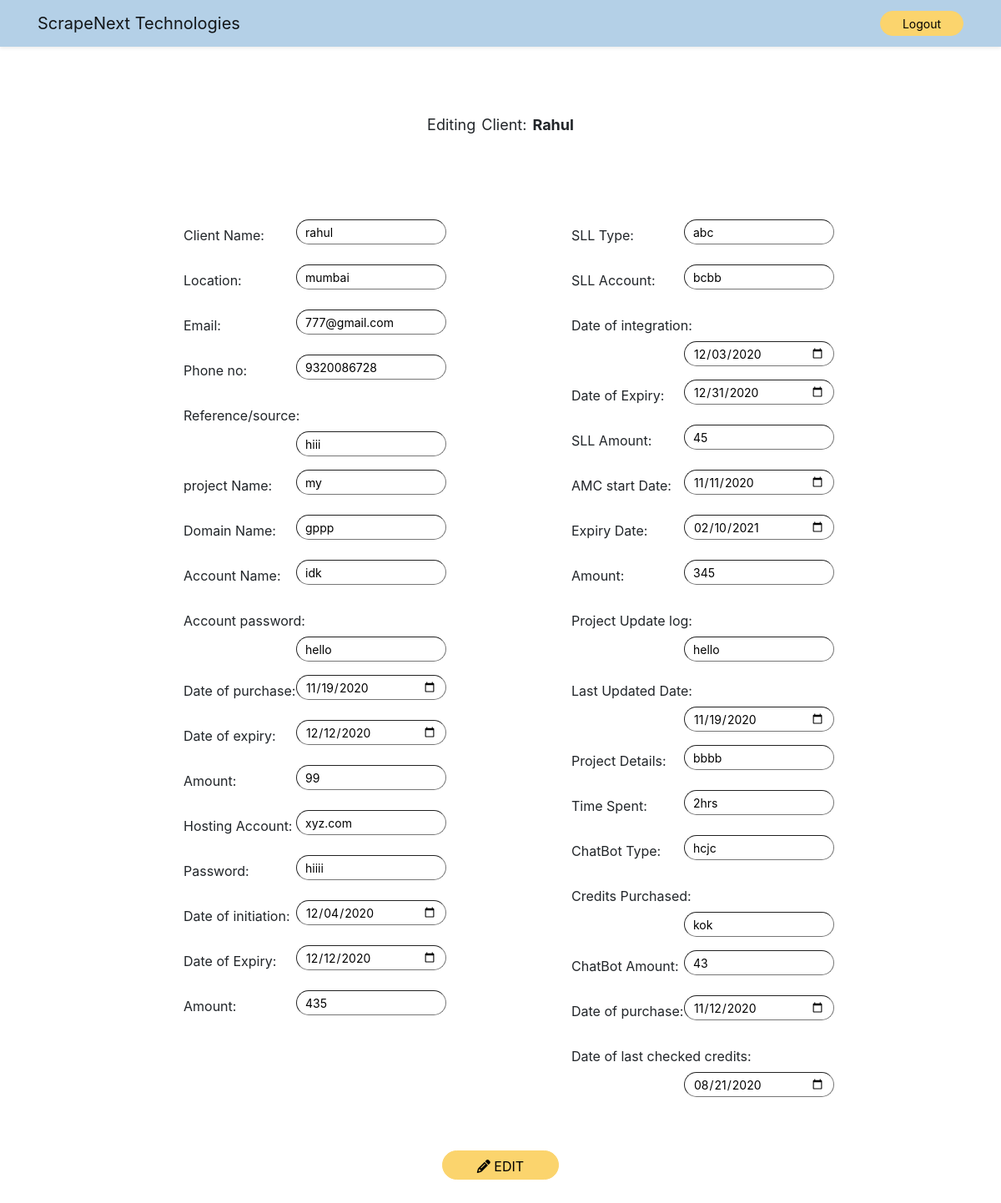
Page /edit_client/5 on the committed database.
### AppTwo/models.py (models this page shows, shortened)
class Client(models.Model):
    client_name = models.CharField(max_length=30,blank = True)
    location = models.CharField(max_length=30,blank = True)
    email= models.EmailField(null=True,blank = True)
    phone = models.CharField(max_length=10,blank = True)
    reference =models.CharField(max_length=30,blank = True)
    project_name= models.CharField(max_length=30,blank = True)
    domain_name= models.CharField(max_length=30,blank = True)
    acc_name= models.CharField(max_length=30,blank = True)
    acc_password= models.CharField(max_length=30,blank = True)
    purchase_date= models.DateField(null=True, blank=True)
    expiry_date= models.DateField(null=True,blank = True)
    amount= models.IntegerField(null=True,blank = True)
    hosting_account=models.CharField(max_length=30,null=True,blank = True)
    hosting_pass = models.CharField(max_length=10,null=True,blank = True)
    hosting_date = models.DateField(null=True,blank = True)
    hosting_expiry_date=models.DateField(null=True, blank = True)
    hosting_amount=models.IntegerField(null=True,blank = True)
    sll_type=models.CharField(max_length=30,null=True,blank = True)
    sll_account=models.CharField(max_length=30,null=True,blank = True)
    sll_date=models.DateField(null=True,blank = True)
    sll_expiry_date=models.DateField(null=True,blank = True)
    sll_amount=models.IntegerField(null=True,blank = True)
    amc_date=models.DateField(null=True,blank = True)
    amc_expiry_date=models.DateField(null=True,blank = True)
    amc_amount=models.IntegerField(null=True,blank = True)
    project_update=models.CharField(max_length=30,null=True,blank = True)
    updated_date=models.DateField(null=True,blank = True)
    project_details=models.CharField(max_length=30,null=True,blank = True)
    time_spent=models.TextField(max_length=30,null=True,blank = True)
    chatbot_type=models.CharField(max_length=30,null=True,blank = True)
    credits_purchased=models.CharField(max_length=30,null=True,blank = True)
    chatbot_amount=models.IntegerField(null=True,blank = True)
    chatbot_date=models.DateField(null=True,blank=True)
    chatbot_last_date=models.DateField(null=True,blank = True)

### AppTwo/views.py (the view)
# urls.py: path('edit_client/<int:id>' ,views.edit_client,name="edit_client"),
def edit_client(request,id):
    all_clients = Client.objects.get(id=id)
    context= {'all_clients':all_clients}
    return render(request,'AppTwo/edit-client.html',context)

### templates/AppTwo/edit-client.html (shortened to what this page needs)
 {% extends "AppTwo/cms.html" %}
{% block body_block %}
<div class="edit-heading container">
  <p>Editing Client:  <b>{{ all_clients.client_name.title }}</b> <p>
</div>
<div class=" form">
<form class="addclient-form" action="update/{{ all_clients.id }}" method="post">
  <div class="formcontainer ">
  <div class="row">
  <div class=" col-lg-6">
    <div class="form-group row">
  <div class="col-lg-12" >
    <label class="col-form-label theLabels" for="name">Client Name:</label>
      <input type="text" class="theInputs" name="client_name" value="{{ all_clients.client_name }}" id="name" >
      </div>
  </div>
  <div class="form-group row">
  <div class="col-lg-12 ">
    <label class="col-form-label theLabels" for="location">Location:</label>
    <input type="text" class="theInputs" name="location" value="{{ all_clients.location }}" id="location" >
  </div>
  </div>
  <div class="form-group row">
      <div class="col-lg-12">
      <label class="col-form-label theLabels" for="email">Email:</label>
      <input  type="email" class="theInputs" name="email" value="{{ all_clients.email }}" id="email" >
      </div>
  </div>
  <div class="form-group row">
  <div class="col-lg-12">
    <label class="col-form-label theLabels" for="phone">Phone no:</label>
      <input type="phone" class="theInputs" name="phone" value="{{ all_clients.phone }}" id="phone" >
    </div>
  </div>
  <div class="form-group row">
    <div class="col-lg-12">
    <label class="col-form-label theLabels" for="reference">Reference/source:</label>
    <input  type="text" class="theInputs" name="reference" value="{{ all_clients.reference }}" id="reference" >
  </div>
  </div>
  <div class="form-group row">
  <div class="col-lg-12">
    <label class="col-form-label theLabels" for="project">project Name:</label>
    <input type="text" class="theInputs" name="project_name" value="{{ all_clients.project_name }}" id="project" >
  </div>
  </div>
  <div class="form-group row">
    <div class="col-lg-12">
    <label class=" col-form-label theLabels" for="domain">Domain Name:</label>
    <input  type="text" class="theInputs" name="domain_name" value="{{ all_clients.domain_name }}" id="domain" >
  </div>
  </div>
  <div class="form-group row">
  <div class="col-lg-12">
    <label class=" col-form-label theLabels" for="account">Account Name:</label>
    <input type="text" class="theInputs" name="acc_name" value="{{ all_clients.acc_name }}" id="domain" >
  </div>
  </div>
  <div class="form-group row">
    <div class="col-lg-12">
    <label class=" col-form-label theLabels" for="pass">Account password:</label>
    <input type="text" class="theInputs" name="acc_password" value="{{ all_clients.acc_password }}" id="pass" >
  </div>
  </div>
  <div class="form-group row">
    <div class="col-lg-12">
    <label class="col-form-label theLabels" for="dateofpurchase">Date of purchase:</label>
      <input type="date" class="theInputs" name="purchase_date" value="{{ all_clients.purchase_date|date:'Y-m-d' }}" id="dateofpurchase" >
  </div>
  </div>
  <div class="form-group row">
    <div class="col-lg-12">
    <label class="col-form-label theLabels" for="dateofexpiry">Date of expiry:</label>
    <input type="date" class="theInputs" name="expiry_date" value="{{ all_clients.expiry_date|date:'Y-m-d' }}" id="dateofexpiry" >
    </div>
  </div>
    <div class="form-group row">
  <div class="col-lg-12">
    <label class="col-form-label theLabels"  for="amount">Amount:</label>
    <input type="number" class="theInputs" name="amount" value="{{ all_clients.amount }}" id="amount" >
  </div>
  </div>
  <div class="form-group row">
    <div class="col-lg-12">
    <label class="col-form-label theLabels" for="hostingaccount">Hosting Account:</label>
    <input type="text" class="theInputs" name="hosting_account" value="{{ all_clients.hosting_account }}" id="hostingaccount" >
  </div>
  </div>
  <div class="form-group row">
    <div class="col-lg-12">
    <label class="col-form-label theLabels" for="hostingpass">Password:</label>
    <input type="text" class="theInputs" name="hosting_pass" value="{{ all_clients.hosting_pass }}" id="hostingpass" >
  </div>
  </div>
  <div class="form-group row">
    <div class="col-lg-12">
    <label class="col-form-label theLabels" for="dateofhosting">Date of initiation:</label>
    <input type="date" class="theInputs"  name="hosting_date" value="{{ all_clients.hosting_date|date:'Y-m-d' }}" id="dateofhosting" >
  </div>
  </div>
  <div class="form-group row">
    <div class="col-lg-12">
    <label class="col-form-label theLabels" for="hosting_expiry">Date of Expiry:</label>
    <input type="date" class="theInputs" name="hosting_expiry_date" value="{{ all_clients.hosting_expiry_date|date:'Y-m-d' }}" id="hosting_expiry">
  </div>
  </div>
  <div class="form-group row">
    <div class="col-lg-12">
    <label class="col-form-label theLabels" for="hostingamount">Amount:</label>
    <input type="number" class="theInputs" name="hosting_amount" value="{{ all_clients.hosting_amount }}" id="hostingamount" d>
  </div>
  </div>
  </div>
  <div class="col-lg-6">
  <div class="form-group row">
    <div class="col-lg-12">
    <label class="col-form-label theLabels" for="sll_type">SLL Type:</label>
    <input type="text"  class="theInputs" name="sll_type" value="{{ all_clients.sll_type }}" id="sll_type" >
  </div>
  </div>
  <div class="form-group row">
    <div class="col-lg-12">
    <label class="col-form-label theLabels" for="sll_account">SLL Account:</label>
    <input type="text" class="theInputs" name="sll_account" value="{{ all_clients.sll_account }}" id="sll_account" >
  </div>
  </div>
  <div class="form-group row">
    <div class="col-lg-12">
    <label class="col-form-label theLabels" for="sll_date">Date of integration:</label>
    <input type="date" class="theInputs" name="sll_date" value="{{ all_clients.sll_date|date:'Y-m-d' }}" id="sll_date" >
  </div>
  </div>
  <div class="form-group row">
    <div class="col-lg-12">
    <label class="col-form-label theLabels" for="sll_expiry_date">Date of Expiry:</label>
    <input type="date" class="theInputs" name="sll_expiry_date" value="{{ all_clients.sll_expiry_date|date:'Y-m-d' }}" id="sll_expiry_date" >
  </div>
  </div>
  <div class="form-group row">
    <div class="col-lg-12">
    <label class="col-form-label theLabels" for="sll_amount">SLL Amount:</label>
    <input type="number" class="theInputs" name="sll_amount" value="{{ all_clients.sll_amount }}" id="sll_amount" >
  </div>
  </div>
  <div class="form-group row">
    <div class="col-lg-12">
    <label class="col-form-label theLabels" for="amc_date">AMC start Date:</label>
    <input type="date" class="theInputs" name="amc_date" value="{{ all_clients.amc_date|date:'Y-m-d' }}" id="amc_date" >
  </div>
  </div>
  <div class="form-group row">
    <div class="col-lg-12">
    <label class="col-form-label theLabels" for="amc_expiry_date">Expiry Date:</label>
    <input type="date" class="theInputs" name="amc_expiry_date" value="{{ all_clients.amc_expiry_date|date:'Y-m-d'}}" id="amc_expiry_date" >
  </div>
  </div>
  <div class="form-group row">
    <div class="col-lg-12">
    <label class="col-form-label theLabels" for="amc_amount">Amount:</label>
    <input type="number" class="theInputs" name="amc_amount" value="{{ all_clients.amc_amount }}" id="amc_amount" >
  </div>
  </div>
  <div class="form-group row">
    <div class="col-lg-12">
    <label class="col-form-label theLabels" for="project_update">Project Update log:</label>
    <input type="text" class="theInputs" name="project_update" value="{{ all_clients.project_update }}" id="project_update" >
  </div>
  </div>
  <div class="form-group row">
    <div class="col-lg-12">
    <label class="col-form-label theLabels" for="updated_date">Last Updated Date:</label>
    <input type="date" class="theInputs" name="updated_date" value="{{ all_clients.updated_date|date:'Y-m-d' }}" id="updated_date" >
  </div>
  </div>
  <div class="form-group row">
    <div class="col-lg-12">
    <label class="col-form-label theLabels" for="project_details">Project Details:</label>
    <input type="text"class="theInputs" name="project_details" value="{{ all_clients.project_details }}" id="project_details" >
  </div>
  </div>
  <div class="form-group row">
    <div class="col-lg-12">
    <label class="col-form-label theLabels" for="time_spent">Time Spent:</label>
    <input type="text" class="theInputs" name="time_spent" value="{{ all_clients.time_spent }}"  id="time_spent" >
  </div>
  </div>
  <div class="form-group row">
    <div class="col-lg-12">
    <label class="col-form-label theLabels" for="chatbot_type">ChatBot Type:</label>
    <input type="text" class="theInputs" name="chatbot_type" value="{{ all_clients.chatbot_type }}" id="chatbot_type" >
  </div>
  </div>
  <div class="form-group row">
    <div class="col-lg-12">
    <label class="col-form-label theLabels" for="credits_purchased">Credits Purchased:</label>
    <input type="text" class="theInputs" name="credits_purchased" value="{{ all_clients.credits_purchased }}" id="credits_purchased" >
  </div>
  </div>
  <div class="form-group row">
    <div class="col-lg-12">
    <label class="col-form-label theLabels" for="chatbot_amount">ChatBot Amount:</label>
    <input type="number" class="theInputs" name="chatbot_amount" value="{{ all_clients.chatbot_amount }}" id="chatbot_amount" >
  </div>
  </div>
  <div class="form-group row">
    <div class="col-lg-12">
    <label class="col-form-label theLabels" for="chatbot_date">Date of purchase:</label>
    <input type="date" class="theInputs" name="chatbot_date" value="{{ all_clients.chatbot_date|date:'Y-m-d' }}" id="chatbot_date" >
  </div>
  </div>
  <div class="form-group row">
    <div class="col-lg-12">
    <label class="col-form-label theLabels" for="chatbot_last_date">Date of last checked credits:</label>
    <input type="date" class="theInputs" name="chatbot_last_date" value="{{ all_clients.chatbot_last_date|date:'Y-m-d' }}" id="chatbot_last_date" >
  </div>
  </div>
  </div>
  </div>
  </div>
  <div class="container text-center mt-5">
      <button  class="btn  add-btn mb-5" type="submit"><span class="p-3"><i class="fas fa-pencil-alt"></i> EDIT</span></button>
      </div>
</form>
</div>
{% endblock %}

### static/css/styles.css (style rules this page uses)
body { animation: transitionIn 0.80s; }
button.add-btn { background-color:#fbd46d; width: 140px; height: 35px; border-color: #fbd46d; border-radius:30px; color:black; outline: none; transition: width 0.5s, height 0.5s; }
.form { margin-left:100px; margin-right: 100px; margin-top: 100px; }
.addclient-form input { width: 180px; border-radius: 20px; height: 30px; border-width: thin; padding: 10px; font-size: 14px; }
.theLabels { width:30% float: left; }
.theInputs { width:60%; float:right; }
.form-group label { margin-left:120px; }
.formcontainer { width:90%; }
.edit-heading { padding-top: 80px; text-align: center; font-size: 18px; word-spacing: 2px; }

### rows in the picture
Client: client_name "Rahul", client_name "rahul", location "mumbai", email "777@gmail.com", phone "9320086728", reference "hiii", project_name "my", domain_name "gppp", acc_name "idk", acc_password "hello", purchase_date "11/19/2020", expiry_date "12/12/2020", amount "99", hosting_account "xyz.com", hosting_pass "hiiii", hosting_date "12/04/2020", hosting_expiry_date "12/12/2020", hosting_amount "435", sll_type "abc", sll_account "bcbb", sll_date "12/03/2020", sll_expiry_date "12/31/2020", sll_amount "45", amc_date "11/11/2020", amc_expiry_date "02/10/2021", amc_amount "345", project_update "hello", updated_date "11/19/2020", project_details "bbbb", time_spent "2hrs", chatbot_type "hcjc", credits_purchased "kok", chatbot_amount "43", chatbot_date "11/12/2020", chatbot_last_date "08/21/2020"
